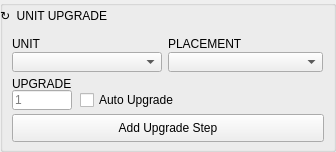
     <widget class="QGroupBox" name="upgradeGroup">
      <property name="geometry">
       <rect>
        <x>10</x>
        <y>668</y>
        <width>336</width>
        <height>152</height>
       </rect>
      </property>
      <property name="title">
       <string/>
      </property>
      <widget class="QLabel" name="upgradeHeaderLabel">
       <property name="geometry">
        <rect>
         <x>0</x>
         <y>0</y>
         <width>336</width>
         <height>30</height>
        </rect>
       </property>
       <property name="text">
        <string>↻  UNIT UPGRADE</string>
       </property>
      </widget>
      <widget class="QLabel" name="upgradeUnitLabel">
       <property name="geometry">
        <rect>
         <x>12</x>
         <y>38</y>
         <width>150</width>
         <height>12</height>
        </rect>
       </property>
       <property name="text">
        <string>UNIT</string>
       </property>
      </widget>
      <widget class="QComboBox" name="upgradeUnitCombo">
       <property name="geometry">
        <rect>
         <x>12</x>
         <y>52</y>
         <width>150</width>
         <height>20</height>
        </rect>
       </property>
      </widget>
      <widget class="QLabel" name="upgradePlacementLabel">
       <property name="geometry">
        <rect>
         <x>168</x>
         <y>38</y>
         <width>155</width>
         <height>12</height>
        </rect>
       </property>
       <property name="text">
        <string>PLACEMENT</string>
       </property>
      </widget>
      <widget class="QComboBox" name="upgradePlacementCombo">
       <property name="geometry">
        <rect>
         <x>168</x>
         <y>52</y>
         <width>155</width>
         <height>20</height>
        </rect>
       </property>
      </widget>
      <widget class="QLabel" name="upgradeCountLabel">
       <property name="geometry">
        <rect>
         <x>12</x>
         <y>78</y>
         <width>60</width>
         <height>12</height>
        </rect>
       </property>
       <property name="text">
        <string>UPGRADES</string>
       </property>
      </widget>
      <widget class="QLineEdit" name="upgradeCountInput">
       <property name="geometry">
        <rect>
         <x>12</x>
         <y>90</y>
         <width>60</width>
         <height>20</height>
        </rect>
       </property>
       <property name="placeholderText">
        <string>1</string>
       </property>
      </widget>
      <widget class="QCheckBox" name="autoUpgradeCheckBox">
       <property name="geometry">
        <rect>
         <x>80</x>
         <y>92</y>
         <width>110</width>
         <height>16</height>
        </rect>
       </property>
       <property name="text">
        <string>Auto Upgrade</string>
       </property>
      </widget>
      <widget class="QLabel" name="upgradeNoPlacementsLabel">
       <property name="geometry">
        <rect>
         <x>195</x>
         <y>92</y>
         <width>125</width>
         <height>16</height>
        </rect>
       </property>
       <property name="styleSheet">
        <string>color: #FF4D4F; font-size: 10px; background-color: transparent;</string>
       </property>
       <property name="text">
        <string/>
       </property>
      </widget>
      <widget class="QPushButton" name="addUpgradeStepButton">
       <property name="geometry">
        <rect>
         <x>12</x>
         <y>114</y>
         <width>312</width>
         <height>28</height>
        </rect>
       </property>
       <property name="styleSheet">
        <string/>
       </property>
       <property name="text">
        <string>Add Upgrade Step</string>
       </property>
      </widget>
     </widget>
